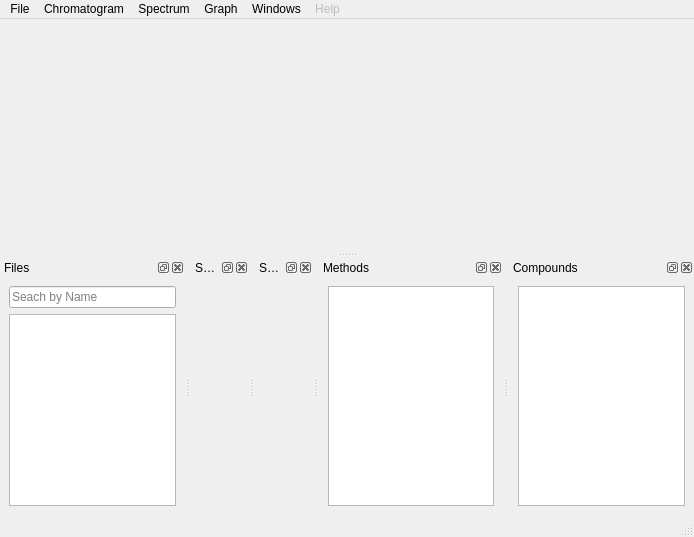
<?xml version="1.0" encoding="UTF-8"?>
<ui version="4.0">
 <class>MainWindow</class>
 <widget class="QMainWindow" name="MainWindow">
  <property name="geometry">
   <rect>
    <x>0</x>
    <y>0</y>
    <width>694</width>
    <height>537</height>
   </rect>
  </property>
  <property name="windowTitle">
   <string>Aston</string>
  </property>
  <widget class="QWidget" name="centralwidget">
   <layout class="QVBoxLayout" name="verticalLayout">
    <item>
     <layout class="QVBoxLayout" name="plotArea"/>
    </item>
   </layout>
  </widget>
  <widget class="QMenuBar" name="menubar">
   <property name="geometry">
    <rect>
     <x>0</x>
     <y>0</y>
     <width>694</width>
     <height>20</height>
    </rect>
   </property>
   <widget class="QMenu" name="menuFile">
    <property name="title">
     <string>File</string>
    </property>
    <widget class="QMenu" name="menuExport">
     <property name="title">
      <string>Export</string>
     </property>
     <addaction name="actionExportChromatogram"/>
     <addaction name="actionExportSpectra"/>
     <addaction name="actionExportSelectedItems"/>
    </widget>
    <addaction name="actionOpen"/>
    <addaction name="menuExport"/>
    <addaction name="separator"/>
    <addaction name="actionQuit"/>
   </widget>
   <widget class="QMenu" name="menuChromatogram">
    <property name="title">
     <string>Chromatogram</string>
    </property>
    <widget class="QMenu" name="menuIntegrand">
     <property name="title">
      <string>Integrand</string>
     </property>
     <addaction name="actionTop_Trace"/>
     <addaction name="actionTop_File_Vis_Traces"/>
     <addaction name="actionTop_File_All_Isotopic"/>
     <addaction name="actionTop_File_All_Traces"/>
    </widget>
    <addaction name="actionIntegrate"/>
    <addaction name="actionPeak_Finder"/>
    <addaction name="actionTwo_Pass_Peak_Find"/>
    <addaction name="actionIntegrator"/>
    <addaction name="menuIntegrand"/>
    <addaction name="separator"/>
    <addaction name="actionAutoAlignChromatogram"/>
    <addaction name="actionEditFilters"/>
    <addaction name="actionRevert"/>
   </widget>
   <widget class="QMenu" name="menuSpectrum">
    <property name="title">
     <string>Spectrum</string>
    </property>
    <widget class="QMenu" name="menuCurrent">
     <property name="title">
      <string>Current</string>
     </property>
     <addaction name="actionSpecMainDisp"/>
     <addaction name="actionSpecMainLabel"/>
     <addaction name="actionSpecMainSave"/>
    </widget>
    <widget class="QMenu" name="menuPrevious">
     <property name="title">
      <string>Previous</string>
     </property>
     <addaction name="actionSpecPrevDisp"/>
     <addaction name="actionSpecPrevLabel"/>
     <addaction name="actionSpecPrevSave"/>
    </widget>
    <widget class="QMenu" name="menuLibrary">
     <property name="title">
      <string>Library</string>
     </property>
     <addaction name="actionSpecLibDisp"/>
     <addaction name="actionSpecLibLabel"/>
    </widget>
    <addaction name="menuCurrent"/>
    <addaction name="menuPrevious"/>
    <addaction name="menuLibrary"/>
    <addaction name="separator"/>
    <addaction name="actionSearch_Database"/>
    <addaction name="actionSequence"/>
    <addaction name="actionStructure"/>
   </widget>
   <widget class="QMenu" name="menuHelp">
    <property name="enabled">
     <bool>false</bool>
    </property>
    <property name="title">
     <string>Help</string>
    </property>
   </widget>
   <widget class="QMenu" name="menuWindows">
    <property name="title">
     <string>Windows</string>
    </property>
    <addaction name="actionFiles"/>
    <addaction name="actionSettings"/>
    <addaction name="actionSpectra"/>
    <addaction name="actionMethods"/>
    <addaction name="actionCompounds"/>
   </widget>
   <widget class="QMenu" name="menuSettings">
    <property name="title">
     <string>Graph</string>
    </property>
    <widget class="QMenu" name="menuPeaks">
     <property name="enabled">
      <bool>false</bool>
     </property>
     <property name="title">
      <string>Peaks</string>
     </property>
     <addaction name="actionPeaksHide"/>
     <addaction name="actionPeaksShow"/>
     <addaction name="actionPeaksShowLabels"/>
    </widget>
    <widget class="QMenu" name="menuExtras">
     <property name="enabled">
      <bool>true</bool>
     </property>
     <property name="title">
      <string>Extras</string>
     </property>
     <addaction name="actionGraph_Peaks_Found"/>
     <addaction name="actionGraphFxnCollection"/>
     <addaction name="actionGraphFIA"/>
     <addaction name="actionGraphIRMS"/>
     <addaction name="actionGraphMSMS"/>
    </widget>
    <addaction name="actionGraph_Style"/>
    <addaction name="actionLegend"/>
    <addaction name="actionColor_Scheme"/>
    <addaction name="menuPeaks"/>
    <addaction name="menuExtras"/>
   </widget>
   <addaction name="menuFile"/>
   <addaction name="menuChromatogram"/>
   <addaction name="menuSpectrum"/>
   <addaction name="menuSettings"/>
   <addaction name="menuWindows"/>
   <addaction name="menuHelp"/>
  </widget>
  <widget class="QStatusBar" name="statusbar"/>
  <widget class="QDockWidget" name="filesDockWidget">
   <property name="layoutDirection">
    <enum>Qt::LeftToRight</enum>
   </property>
   <property name="floating">
    <bool>false</bool>
   </property>
   <property name="windowTitle">
    <string>Files</string>
   </property>
   <attribute name="dockWidgetArea">
    <number>8</number>
   </attribute>
   <widget class="QWidget" name="dockWidgetContents">
    <layout class="QVBoxLayout" name="verticalLayout_4">
     <item>
      <widget class="QLineEdit" name="lineEdit">
       <property name="enabled">
        <bool>true</bool>
       </property>
       <property name="placeholderText">
        <string>Seach by Name</string>
       </property>
      </widget>
     </item>
     <item>
      <widget class="QTreeView" name="fileTreeView"/>
     </item>
    </layout>
   </widget>
  </widget>
  <widget class="QDockWidget" name="settingsDockWidget">
   <property name="windowTitle">
    <string>Settings</string>
   </property>
   <attribute name="dockWidgetArea">
    <number>8</number>
   </attribute>
   <widget class="QWidget" name="dockWidgetContents_3">
    <layout class="QHBoxLayout" name="horizontalLayout_4">
     <item>
      <layout class="QVBoxLayout" name="verticalLayout_settings"/>
     </item>
    </layout>
   </widget>
  </widget>
  <widget class="QDockWidget" name="spectraDockWidget">
   <property name="windowTitle">
    <string>Spectra</string>
   </property>
   <attribute name="dockWidgetArea">
    <number>8</number>
   </attribute>
   <widget class="QWidget" name="dockWidgetContents_5">
    <layout class="QHBoxLayout" name="horizontalLayout_3">
     <item>
      <layout class="QVBoxLayout" name="specArea"/>
     </item>
    </layout>
   </widget>
  </widget>
  <widget class="QDockWidget" name="methodDockWidget">
   <property name="enabled">
    <bool>true</bool>
   </property>
   <property name="windowTitle">
    <string>Methods</string>
   </property>
   <attribute name="dockWidgetArea">
    <number>8</number>
   </attribute>
   <widget class="QWidget" name="dockWidgetContents_2">
    <layout class="QVBoxLayout" name="verticalLayout_2">
     <item>
      <widget class="QTreeView" name="methodTreeView"/>
     </item>
    </layout>
   </widget>
  </widget>
  <widget class="QDockWidget" name="compoundDockWidget">
   <property name="windowTitle">
    <string>Compounds</string>
   </property>
   <attribute name="dockWidgetArea">
    <number>8</number>
   </attribute>
   <widget class="QWidget" name="dockWidgetContents_6">
    <layout class="QVBoxLayout" name="verticalLayout_3">
     <item>
      <widget class="QTreeView" name="compoundTreeView"/>
     </item>
    </layout>
   </widget>
  </widget>
  <action name="actionOpen">
   <property name="text">
    <string>Open Folder</string>
   </property>
  </action>
  <action name="actionExportChromatogram">
   <property name="text">
    <string>Visible Chromatogram</string>
   </property>
  </action>
  <action name="actionChromatogram_as_CSV">
   <property name="enabled">
    <bool>false</bool>
   </property>
   <property name="text">
    <string>Chromatogram as CSV</string>
   </property>
  </action>
  <action name="actionExportSpectra">
   <property name="text">
    <string>Visible Spectra</string>
   </property>
  </action>
  <action name="actionSpectra_as_CSV">
   <property name="enabled">
    <bool>false</bool>
   </property>
   <property name="text">
    <string>Spectra as CSV</string>
   </property>
  </action>
  <action name="actionExportSelectedItems">
   <property name="enabled">
    <bool>true</bool>
   </property>
   <property name="text">
    <string>Selected Items</string>
   </property>
  </action>
  <action name="actionQuit">
   <property name="text">
    <string>Quit</string>
   </property>
  </action>
  <action name="actionSearch_Database">
   <property name="enabled">
    <bool>false</bool>
   </property>
   <property name="text">
    <string>Search Database</string>
   </property>
  </action>
  <action name="actionSave_to_Database">
   <property name="enabled">
    <bool>false</bool>
   </property>
   <property name="text">
    <string>Save to Database</string>
   </property>
  </action>
  <action name="actionSequence">
   <property name="enabled">
    <bool>false</bool>
   </property>
   <property name="text">
    <string>Sequence</string>
   </property>
  </action>
  <action name="actionStructure">
   <property name="enabled">
    <bool>false</bool>
   </property>
   <property name="text">
    <string>Structure</string>
   </property>
  </action>
  <action name="actionCalculate_Info">
   <property name="text">
    <string>Calculate Info</string>
   </property>
  </action>
  <action name="actionAutoAlignChromatogram">
   <property name="enabled">
    <bool>false</bool>
   </property>
   <property name="text">
    <string>Auto-Align Chromatogram</string>
   </property>
  </action>
  <action name="actionSubtractAddChromatogram">
   <property name="enabled">
    <bool>false</bool>
   </property>
   <property name="text">
    <string>Subtract/Add Chromatogram</string>
   </property>
  </action>
  <action name="actionRevert">
   <property name="enabled">
    <bool>true</bool>
   </property>
   <property name="text">
    <string>Revert to Original</string>
   </property>
  </action>
  <action name="actionEditFilters">
   <property name="text">
    <string>Edit Filters...</string>
   </property>
  </action>
  <action name="actionSmoothChromatogram">
   <property name="text">
    <string>Smooth Chromatogram</string>
   </property>
  </action>
  <action name="actionAlign_Chromatogram">
   <property name="text">
    <string>Adjust Chromatogram</string>
   </property>
  </action>
  <action name="actionCalculate_Isotopic">
   <property name="enabled">
    <bool>false</bool>
   </property>
   <property name="text">
    <string>Calculate Isotopic</string>
   </property>
  </action>
  <action name="actionExport_Peak_List">
   <property name="enabled">
    <bool>false</bool>
   </property>
   <property name="text">
    <string>Export Peak List</string>
   </property>
  </action>
  <action name="actionIdentify">
   <property name="enabled">
    <bool>false</bool>
   </property>
   <property name="text">
    <string>Quick Identify</string>
   </property>
  </action>
  <action name="actionFiles">
   <property name="checkable">
    <bool>true</bool>
   </property>
   <property name="checked">
    <bool>true</bool>
   </property>
   <property name="text">
    <string>Files</string>
   </property>
  </action>
  <action name="actionSettings">
   <property name="checkable">
    <bool>true</bool>
   </property>
   <property name="checked">
    <bool>false</bool>
   </property>
   <property name="text">
    <string>Settings</string>
   </property>
  </action>
  <action name="actionPeaks">
   <property name="checkable">
    <bool>true</bool>
   </property>
   <property name="checked">
    <bool>true</bool>
   </property>
   <property name="text">
    <string>Peaks</string>
   </property>
  </action>
  <action name="actionSpectra">
   <property name="checkable">
    <bool>true</bool>
   </property>
   <property name="checked">
    <bool>true</bool>
   </property>
   <property name="text">
    <string>Spectra</string>
   </property>
  </action>
  <action name="actionMethods">
   <property name="checkable">
    <bool>true</bool>
   </property>
   <property name="enabled">
    <bool>false</bool>
   </property>
   <property name="text">
    <string>Methods</string>
   </property>
  </action>
  <action name="actionCompounds">
   <property name="checkable">
    <bool>true</bool>
   </property>
   <property name="enabled">
    <bool>false</bool>
   </property>
   <property name="text">
    <string>Compounds</string>
   </property>
  </action>
  <action name="actionAll_Items_as_CSV">
   <property name="text">
    <string>All Items as CSV</string>
   </property>
  </action>
  <action name="actionLegend">
   <property name="checkable">
    <bool>true</bool>
   </property>
   <property name="text">
    <string>Legend</string>
   </property>
  </action>
  <action name="actionIntegrateStatSlope">
   <property name="checkable">
    <bool>true</bool>
   </property>
   <property name="text">
    <string>Drop</string>
   </property>
  </action>
  <action name="actionIntegrateWavelet">
   <property name="checkable">
    <bool>true</bool>
   </property>
   <property name="checked">
    <bool>false</bool>
   </property>
   <property name="text">
    <string>LeastSquares</string>
   </property>
  </action>
  <action name="actionPeaksHide">
   <property name="checkable">
    <bool>true</bool>
   </property>
   <property name="text">
    <string>Hide</string>
   </property>
  </action>
  <action name="actionPeaksShow">
   <property name="checkable">
    <bool>true</bool>
   </property>
   <property name="text">
    <string>Show</string>
   </property>
  </action>
  <action name="actionPeaksShowLabels">
   <property name="enabled">
    <bool>false</bool>
   </property>
   <property name="text">
    <string>Show with Labels</string>
   </property>
  </action>
  <action name="actionGraphFxnCollection">
   <property name="checkable">
    <bool>true</bool>
   </property>
   <property name="text">
    <string>Fxn Collection</string>
   </property>
  </action>
  <action name="actionGraphMSMS">
   <property name="checkable">
    <bool>true</bool>
   </property>
   <property name="enabled">
    <bool>false</bool>
   </property>
   <property name="text">
    <string>MS-MS</string>
   </property>
  </action>
  <action name="actionIntegrateSimple">
   <property name="checkable">
    <bool>true</bool>
   </property>
   <property name="checked">
    <bool>true</bool>
   </property>
   <property name="enabled">
    <bool>true</bool>
   </property>
   <property name="text">
    <string>Simple</string>
   </property>
  </action>
  <action name="actionGraphIRMS">
   <property name="checkable">
    <bool>true</bool>
   </property>
   <property name="text">
    <string>Gas Pulse (IRMS)</string>
   </property>
  </action>
  <action name="actionFIA">
   <property name="checkable">
    <bool>true</bool>
   </property>
   <property name="text">
    <string>FIA</string>
   </property>
  </action>
  <action name="actionCopy_Settings_from_Other_DB">
   <property name="text">
    <string>Load Settings from DB</string>
   </property>
  </action>
  <action name="actionTop_Trace">
   <property name="checkable">
    <bool>true</bool>
   </property>
   <property name="checked">
    <bool>true</bool>
   </property>
   <property name="text">
    <string>Top Trace</string>
   </property>
  </action>
  <action name="actionTop_File_Vis_Traces">
   <property name="checkable">
    <bool>true</bool>
   </property>
   <property name="text">
    <string>Top File - Vis. Traces</string>
   </property>
  </action>
  <action name="actionTop_File_All_Traces">
   <property name="checkable">
    <bool>true</bool>
   </property>
   <property name="text">
    <string>Top File - All Traces</string>
   </property>
  </action>
  <action name="actionTop_File_All_Isotopic">
   <property name="checkable">
    <bool>true</bool>
   </property>
   <property name="text">
    <string>Top File - All (Isotopic)</string>
   </property>
  </action>
  <action name="actionSimple">
   <property name="checkable">
    <bool>true</bool>
   </property>
   <property name="checked">
    <bool>true</bool>
   </property>
   <property name="text">
    <string>Simple</string>
   </property>
  </action>
  <action name="actionWavelet">
   <property name="checkable">
    <bool>true</bool>
   </property>
   <property name="text">
    <string>Wavelet</string>
   </property>
  </action>
  <action name="actionStatistical_Slope">
   <property name="checkable">
    <bool>true</bool>
   </property>
   <property name="text">
    <string>StatSlope</string>
   </property>
  </action>
  <action name="actionEvent">
   <property name="checkable">
    <bool>true</bool>
   </property>
   <property name="text">
    <string>Event</string>
   </property>
  </action>
  <action name="actionGraphFIA">
   <property name="checkable">
    <bool>true</bool>
   </property>
   <property name="text">
    <string>Flow Injection</string>
   </property>
  </action>
  <action name="actionTwo_Pass_Peak_Find">
   <property name="checkable">
    <bool>true</bool>
   </property>
   <property name="enabled">
    <bool>false</bool>
   </property>
   <property name="text">
    <string>Two Pass Peak Find</string>
   </property>
  </action>
  <action name="actionIntegrate">
   <property name="text">
    <string>Integrate</string>
   </property>
  </action>
  <action name="action">
   <property name="text">
    <string/>
   </property>
  </action>
  <action name="actionColor_Scheme">
   <property name="text">
    <string>Color Scheme</string>
   </property>
  </action>
  <action name="actionPeak_Finder">
   <property name="text">
    <string>Peak Finder</string>
   </property>
  </action>
  <action name="actionIntegrator">
   <property name="text">
    <string>Integrator</string>
   </property>
  </action>
  <action name="actionGraph_Peaks_Found">
   <property name="checkable">
    <bool>true</bool>
   </property>
   <property name="text">
    <string>Peaks Found</string>
   </property>
  </action>
  <action name="actionGraph_Style">
   <property name="text">
    <string>Graph Style</string>
   </property>
  </action>
  <action name="actionSpecMainDisp">
   <property name="checkable">
    <bool>true</bool>
   </property>
   <property name="checked">
    <bool>true</bool>
   </property>
   <property name="text">
    <string>Display</string>
   </property>
  </action>
  <action name="actionSpecMainLabel">
   <property name="checkable">
    <bool>true</bool>
   </property>
   <property name="checked">
    <bool>true</bool>
   </property>
   <property name="text">
    <string>Label</string>
   </property>
  </action>
  <action name="actionSpecPrevDisp">
   <property name="checkable">
    <bool>true</bool>
   </property>
   <property name="text">
    <string>Display</string>
   </property>
  </action>
  <action name="actionSpecPrevLabel">
   <property name="checkable">
    <bool>true</bool>
   </property>
   <property name="text">
    <string>Label</string>
   </property>
  </action>
  <action name="actionSpecLibDisp">
   <property name="checkable">
    <bool>true</bool>
   </property>
   <property name="checked">
    <bool>true</bool>
   </property>
   <property name="text">
    <string>Display</string>
   </property>
  </action>
  <action name="actionSpecLibLabel">
   <property name="checkable">
    <bool>true</bool>
   </property>
   <property name="text">
    <string>Label</string>
   </property>
  </action>
  <action name="actionSpecMainSave">
   <property name="text">
    <string>Save</string>
   </property>
  </action>
  <action name="actionSpecPrevSave">
   <property name="text">
    <string>Save</string>
   </property>
  </action>
 </widget>
 <resources/>
 <connections/>
</ui>
